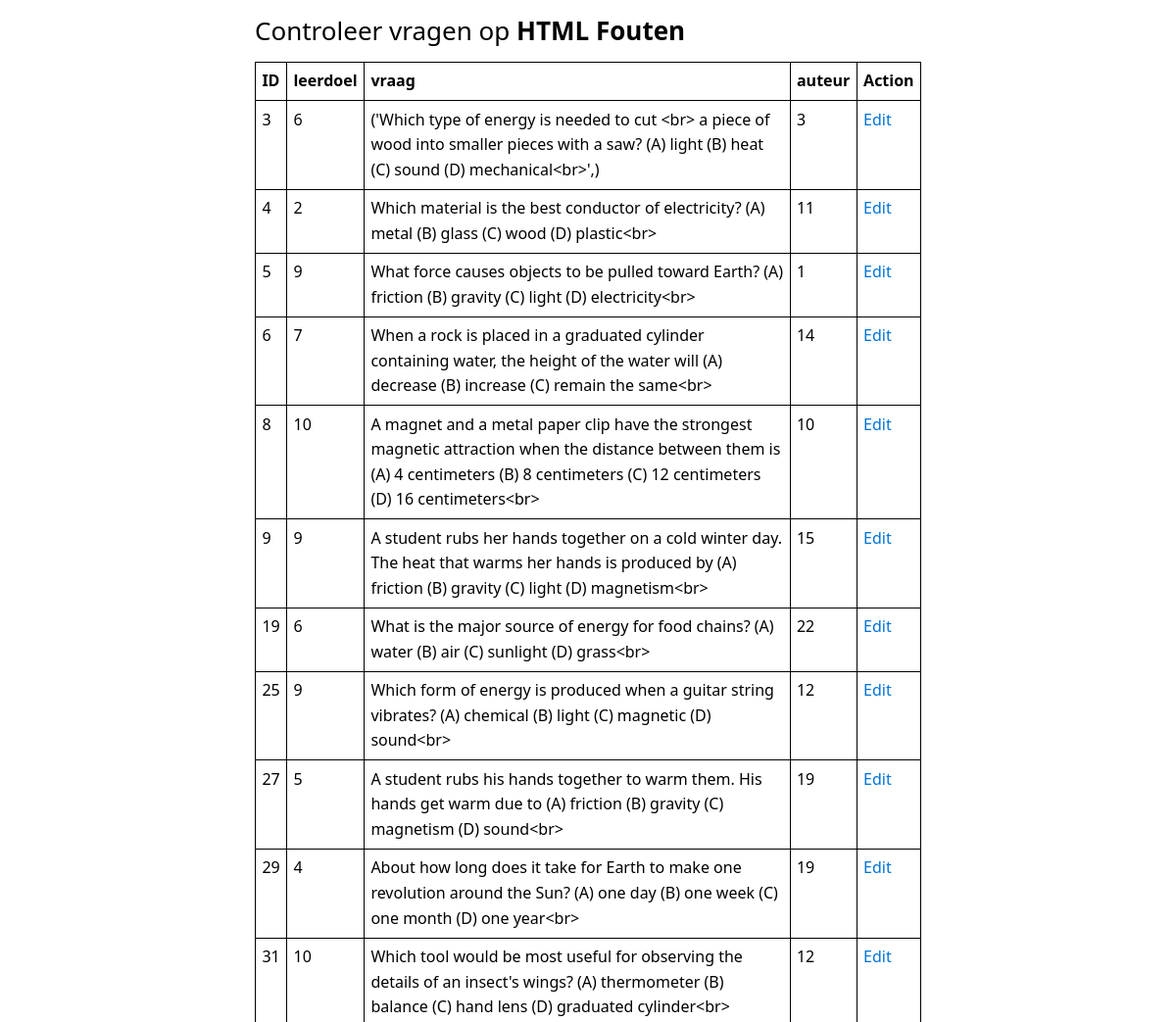
Page /editor/htmlcleaner/ (upper part) on the earlier database version.
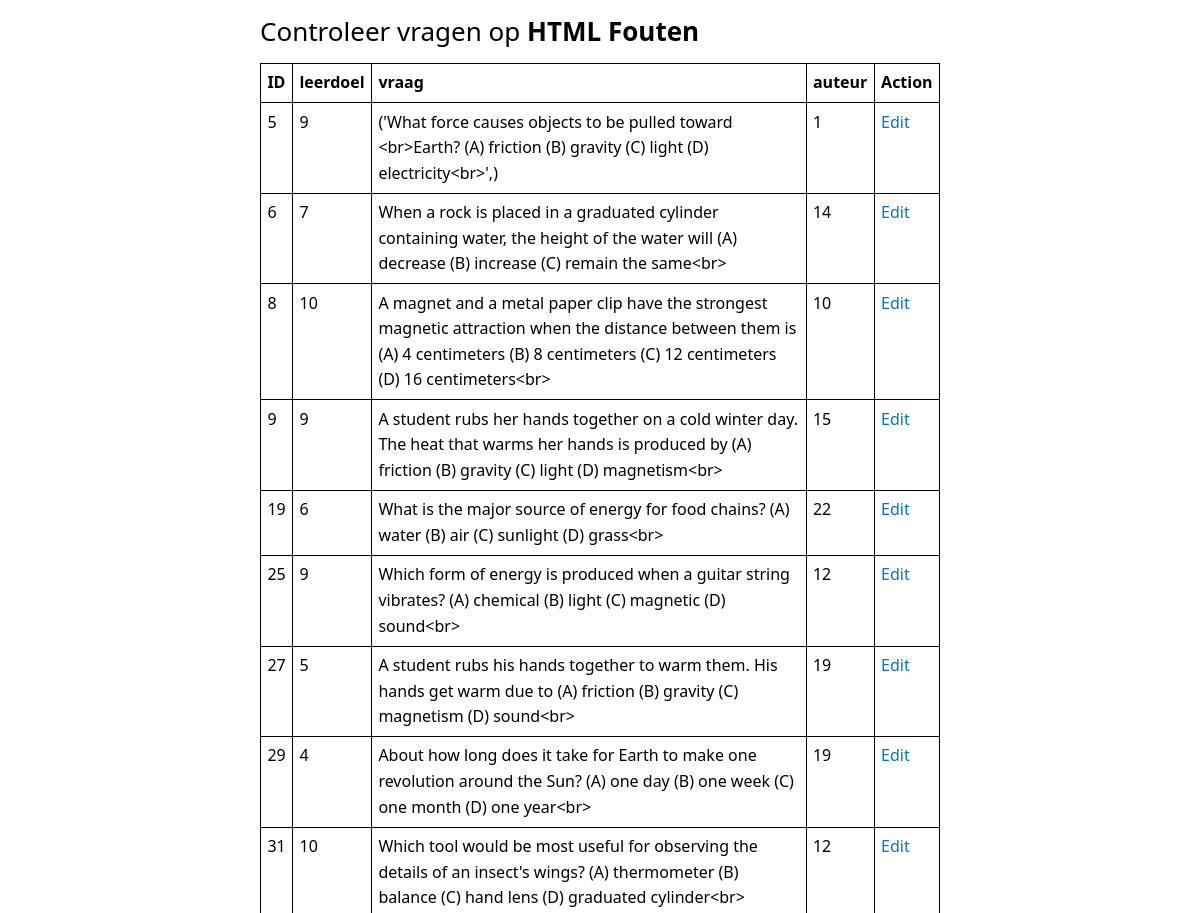
Same page on the later database version.
### tables this page shows
CREATE TABLE `vragen` (
  `id` integer NOT NULL
,  `leerdoel` integer DEFAULT NULL
,  `vraag` text NOT NULL
,  `auteur` integer DEFAULT NULL
);

### main.py (the view)
@app.route("/editor/htmlcleaner/")
def htmleditor():
    con = sqlite3.connect(DATABASE)
    con.row_factory = sqlite3.Row
    cur = con.cursor()
    cur.execute("SELECT * FROM vragen WHERE vraag LIKE '%<br>%' OR vraag LIKE '%&nbsp;%'")
    rows = cur.fetchall()
    return render_template("HTMLupdate.html",rows = rows)

### main.py (called while the page is built)
@app.teardown_appcontext
def close_connection(exception):
    db = getattr(g, '_database', None)
    if db is not None:
        db.close()

@app.before_request
def before_request():
    g.user = None
    if 'user_id' in session:
        user = [x for x in users if x.id == session['user_id']][0]
        g.user = user

### templates/Htmlupdate.html (shortened to what this page needs)
<!DOCTYPE html>
<html lang="en">
<head>
    <link rel="stylesheet" href="/static/basic.css" type="text/css">
</head>
<body>
<main>
<div class="container">
    <div class="row">
        <div class="col md-12">
            <div class="jumbotron p-3">
                <h2>Controleer vragen op <b>HTML Fouten</b></h2>
                <table class="table table-hover table-dark">
                    <tr>
                        <th>ID</th>
                        <th>leerdoel</th>
                        <th>vraag</th>
                        <th>auteur</th>
                        <th>Action</th>
                    </tr>
                   {% for row in rows %}
                    <tr>
                        <td>{{row.id}}</td>
                        <td>{{row.Leerdoel}}</td>
                        <td>{{row.vraag}}</td>
                        <td>{{row.auteur}}</td>
                        <td>
                            <a href="/editor/htmlcleaner/update/{{row.id}}" class="btn btn-warning btn-xs" data-toggle="modal" data-target="#modaledit{{row.id}}">Edit</a>
                        </td>
                    </tr>
            {% endfor %}
        </div>
</main>
</body>
</html>

Differences in the rows shown:
no longer on this page (row edited): vragen: id "3", Leerdoel "6", vraag "('Which type of energy is needed to cut <br> a piece of wood into smaller pieces with a saw? (A) light (B) heat (C) sound (D) mechanical<br>',)", auteur "3"
no longer on this page (row edited): vragen: id "4", Leerdoel "2", vraag "Which material is the best conductor of electricity? (A) metal (B) glass (C) wood (D) plastic<br>", auteur "11"
changed vragen: vraag "What force causes objects to be pulled toward Earth? (A) friction (B) gravity (C) light (D) electricity<br>" → "('What force causes objects to be pulled toward <br>Earth? (A) friction (B) gravity (C) light (D) electricity<br>',)"
